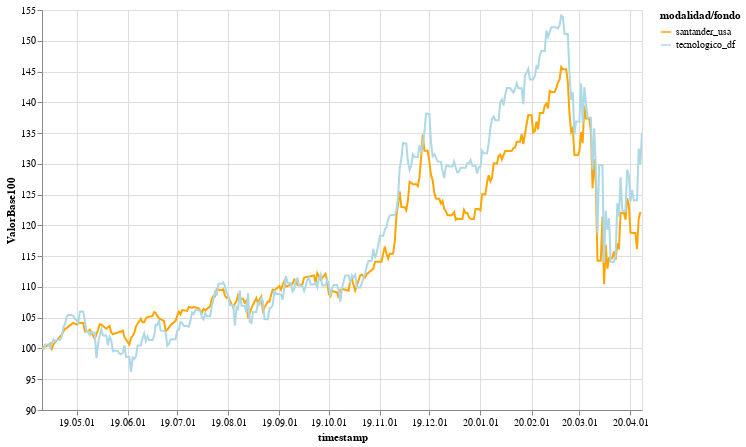

Notebook source saved alongside this figure:
### Code cell
alt.Chart(
    results_df.reset_index(level=0),
    width=600, height=400
).mark_line().encode(
    alt.X("timestamp", type="temporal", axis=alt.Axis(format="%y.%m.%d")),
    alt.Y("ValorBase100", type="quantitative", scale=alt.Scale(zero=False)),
    tooltip=["modalidad/fondo", "timestamp", "ValorBase100"],
#     shape='origin',
    color=alt.Color(field='modalidad/fondo', 
                    type='nominal',
                    scale=alt.Scale(
                        domain=['santander_usa','tecnologico_df'], 
                        range=['orange', 'lightblue']))
).interactive()

### Figure 1 — Vega-Lite specification as saved in the notebook (floating-point values rounded to 4 significant figures; data arrays with more than 128 entries replaced by an {"elided": "..."} marker saying what was removed)
{"config": {"view": {"continuousWidth": 400, "continuousHeight": 300}}, "data": {"name": "data-0c9be44ccaaaa31b699c53ccb65edbab"}, "mark": "line", "encoding": {"color": {"type": "nominal", "field": "modalidad/fondo", "scale": {"domain": ["santander_usa", "tecnologico_df"], "range": ["orange", "lightblue"]}}, "tooltip": [{"type": "nominal", "field": "modalidad/fondo"}, {"type": "nominal", "field": "timestamp"}, {"type": "quantitative", "field": "ValorBase100"}], "x": {"type": "temporal", "axis": {"format": "%y.%m.%d"}, "field": "timestamp"}, "y": {"type": "quantitative", "field": "ValorBase100", "scale": {"zero": false}}}, "height": 400, "selection": {"selector002": {"type": "interval", "bind": "scales", "encodings": ["x", "y"]}}, "width": 600, "$schema": "https://vega.github.io/schema/vega-lite/v4.8.1.json", "datasets": {"data-0c9be44ccaaaa31b699c53ccb65edbab": {"elided": "1327 records"}}}
